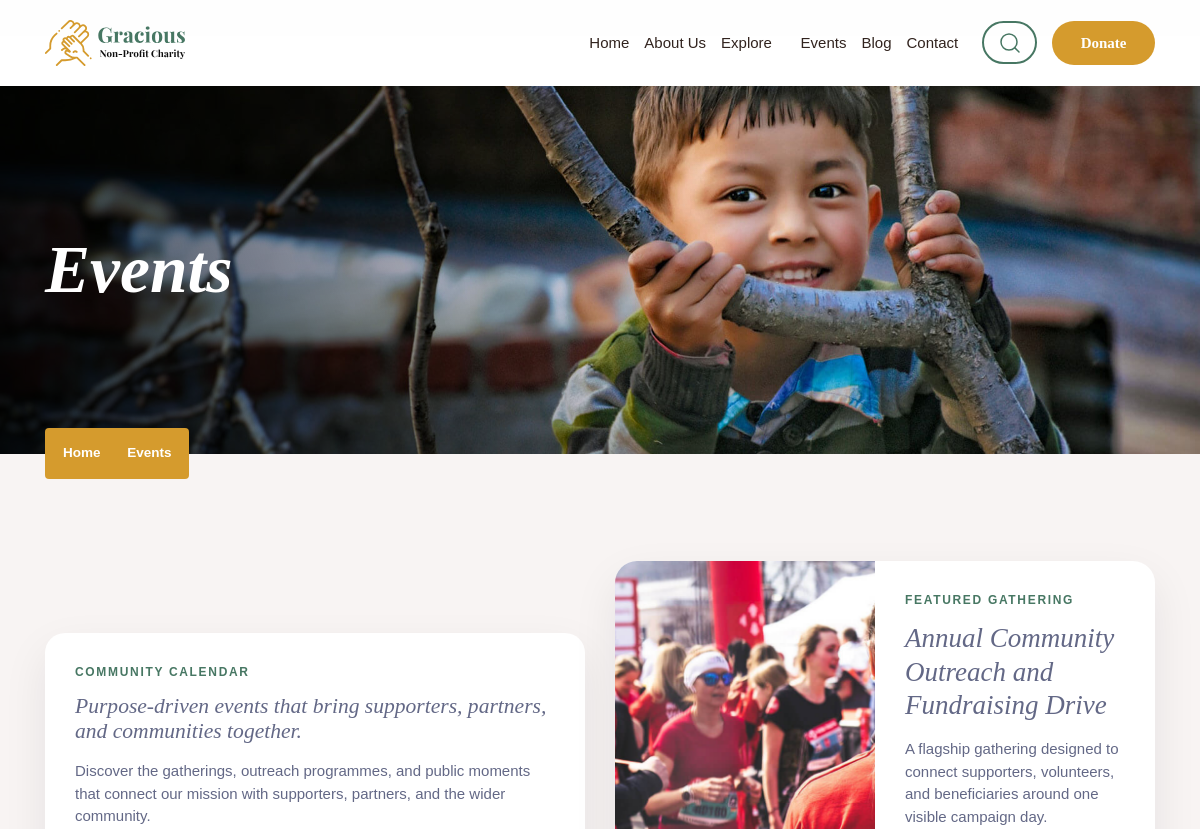
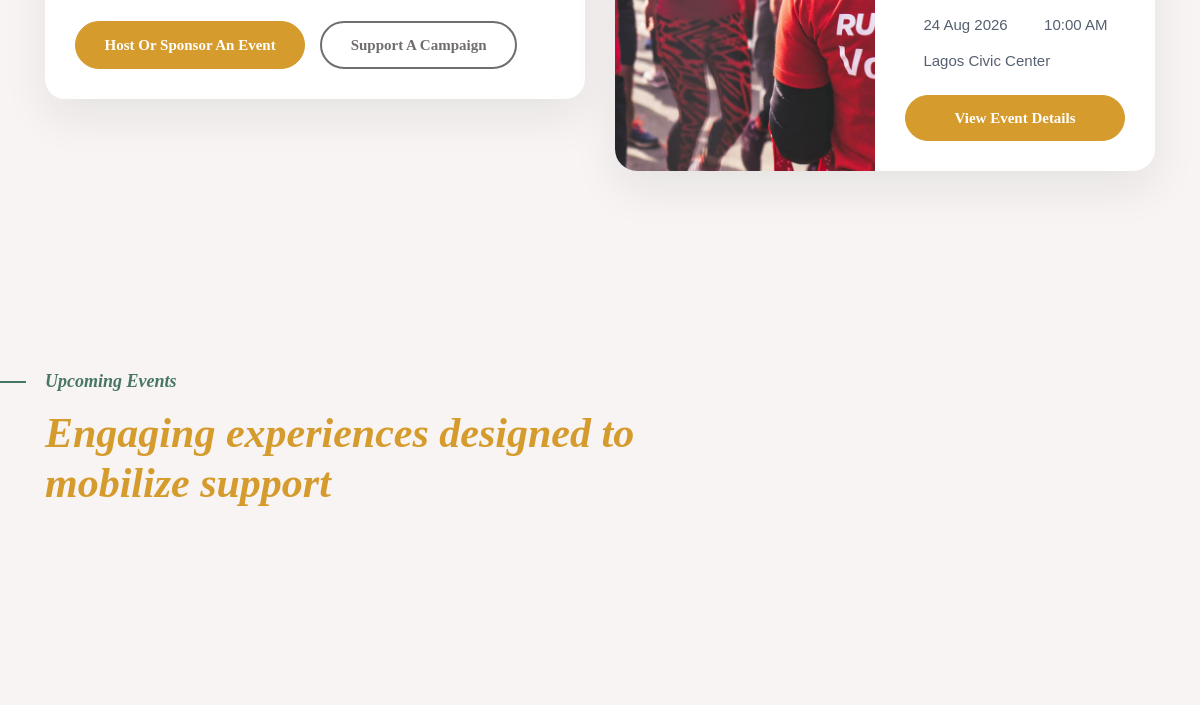
/events.php (upper part), run on an earlier commit of the app's database (2 pictures, top to bottom).
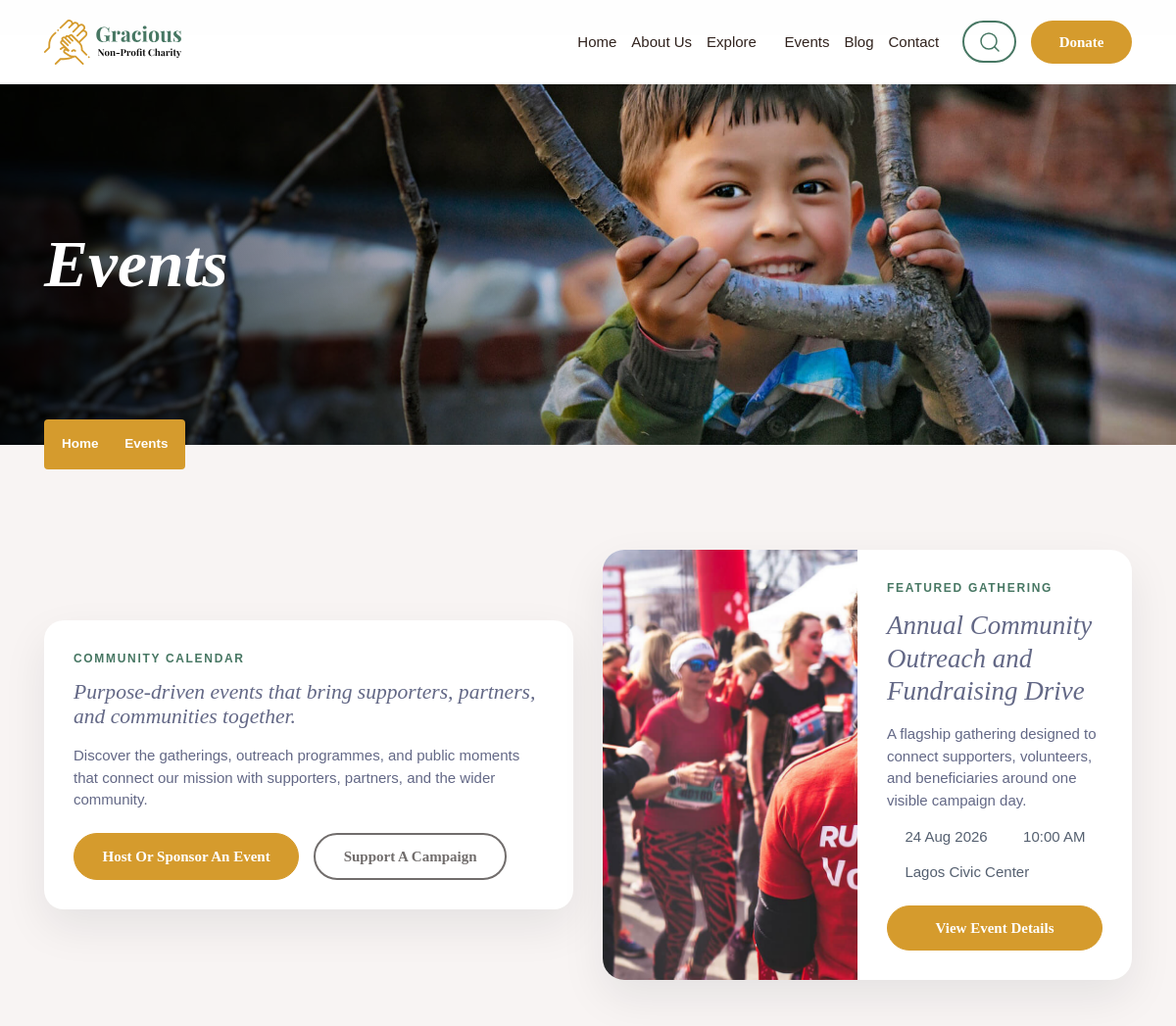
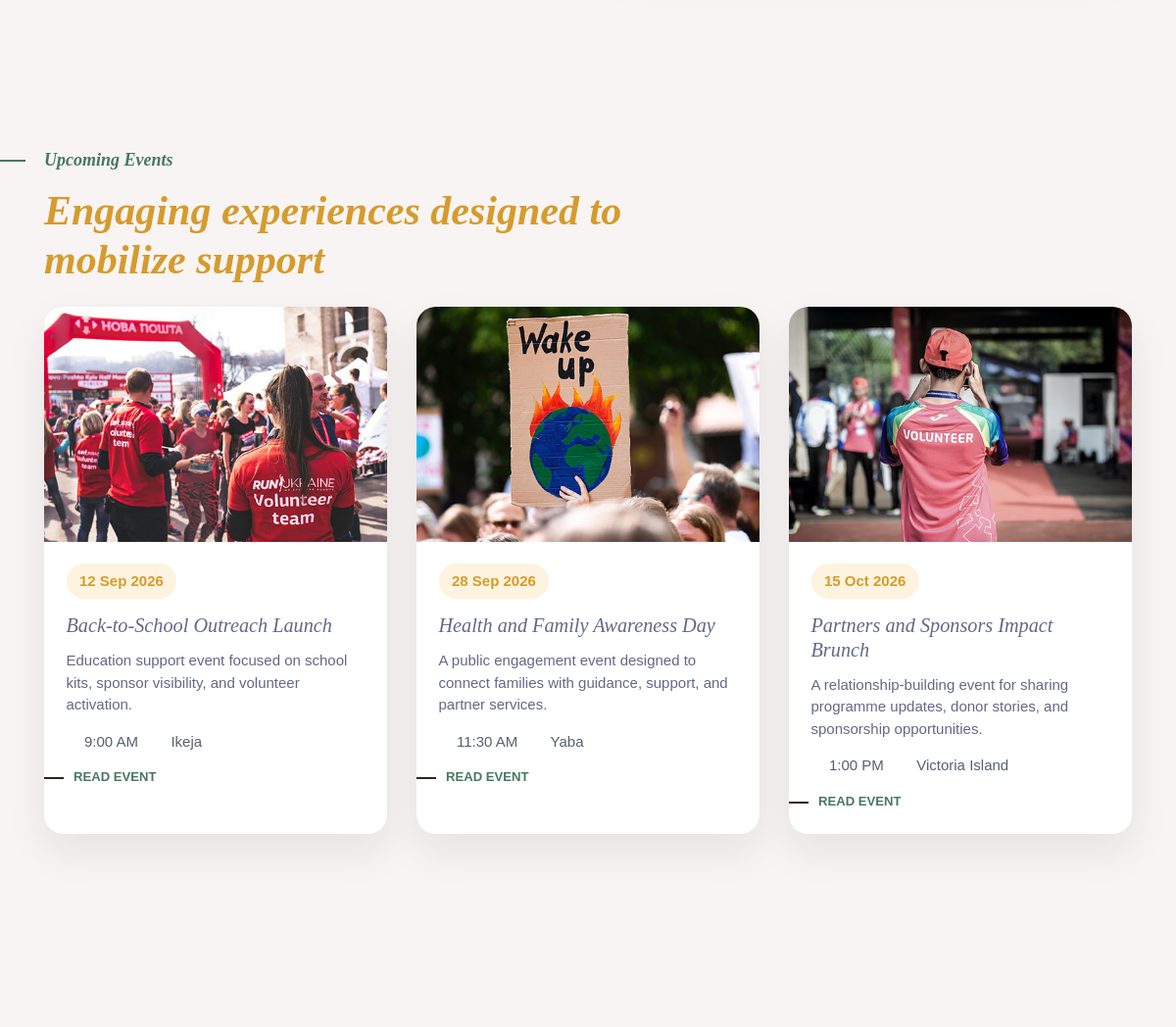
And on a later commit of the database (2 pictures, top to bottom).
### tables this page shows
CREATE TABLE events (
    id BIGINT UNSIGNED AUTO_INCREMENT PRIMARY KEY,
    created_by BIGINT UNSIGNED NULL,
    title VARCHAR(190) NOT NULL,
    slug VARCHAR(190) NOT NULL UNIQUE,
    summary TEXT NULL,
    content LONGTEXT NOT NULL,
    featured_image VARCHAR(255) NULL,
    venue VARCHAR(190) NULL,
    city VARCHAR(120) NULL,
    event_start DATETIME NOT NULL,
    event_end DATETIME NULL,
    registration_url VARCHAR(255) NULL,
    status ENUM('draft', 'published', 'cancelled', 'completed') DEFAULT 'draft',
    is_featured TINYINT(1) DEFAULT 0,
    meta_title VARCHAR(190) NULL,
    meta_description VARCHAR(255) NULL,
    created_at TIMESTAMP DEFAULT CURRENT_TIMESTAMP,
    updated_at TIMESTAMP DEFAULT CURRENT_TIMESTAMP ON UPDATE CURRENT_TIMESTAMP,
    CONSTRAINT fk_events_created_by FOREIGN KEY (created_by) REFERENCES admins(id)
);

### config/database.php (called while the page is built, shortened)
<?php
function database_config(): array
{
    return [
        "driver" => (string) env("DB_DRIVER", "mysql"),
        "host" => (string) env("DB_HOST", "127.0.0.1"),
        "port" => (int) env("DB_PORT", 3306),
        "database" => (string) env("DB_DATABASE", "donation_page"),
        "username" => (string) env("DB_USERNAME", "root"),
        "password" => (string) env("DB_PASSWORD", ""),
        "charset" => (string) env("DB_CHARSET", "utf8mb4"),
    ];
}
function database_dsn(array $config): string
{
    return sprintf(
        "%s:host=%s;port=%d;dbname=%s;charset=%s",
        $config["driver"],
        $config["host"],
        $config["port"],
        $config["database"],
        $config["charset"]
    );
}
function database_connection(): ?PDO
{
    static $pdo = false;
    if ($pdo instanceof PDO) {
        return $pdo;
    }
    $config = database_config();
    try {
        $pdo = new PDO(
            database_dsn($config),
            $config["username"],
            $config["password"],
            [
                PDO::ATTR_ERRMODE => PDO::ERRMODE_EXCEPTION,
                PDO::ATTR_DEFAULT_FETCH_MODE => PDO::FETCH_ASSOC,
            ]
        );
    } catch (Throwable $exception) {
        $pdo = null;
    }
    return $pdo;
}
function db_fetch_all(string $sql, array $params = []): array
{
    $pdo = database_connection();
    $statement = $pdo->prepare($sql);
    $statement->execute($params);
    return $statement->fetchAll();
}
function db_fetch_one(string $sql, array $params = []): ?array
{
    $pdo = database_connection();
    $statement = $pdo->prepare($sql);
    $statement->execute($params);
    $row = $statement->fetch();
    return $row ?: null;
}
function db_table_exists(string $table): bool
{
    $pdo = database_connection();
    $statement = $pdo->prepare("SHOW TABLES LIKE :table_name");
    $statement->execute(["table_name" => $table]);
    return (bool) $statement->fetchColumn();
}

### config/content.php (called while the page is built, shortened)
<?php
function featured_event(): ?array
{
    if (database_available() && db_table_exists("events")) {
        $event = db_fetch_one(
            "SELECT * FROM events
             WHERE status = 'published' AND is_featured = 1
             ORDER BY event_start ASC
             LIMIT 1"
        );
        if ($event) {
            return $event;
        }
    }
    foreach (sample_events() as $event) {
        if ((int) $event["is_featured"] === 1) {
            return $event;
        }
    }
    return sample_events()[0] ?? null;
}
function published_events(int $limit = 20, bool $excludeFeatured = false): array
{
    if (database_available() && db_table_exists("events")) {
        $sql = "SELECT * FROM events WHERE status = 'published'";
        $params = [];
        if ($excludeFeatured) {
            $sql .= " AND is_featured = 0";
        }
        $sql .= " ORDER BY event_start ASC LIMIT {$limit}";
        return db_fetch_all($sql, $params);
    }
    $events = sample_events();
    return array_slice($events, 0, $limit);
}
function format_event_date(string $value): string
{
    $timestamp = strtotime($value);
    return date("j M Y", $timestamp);
}
function format_event_time(string $value): string
{
    $timestamp = strtotime($value);
    return date("g:i A", $timestamp);
}

### config/helpers.php (called while the page is built, shortened)
<?php
function e(string $value): string
{
    return htmlspecialchars($value, ENT_QUOTES, "UTF-8");
}

### events.php (the view, shortened to what the changed rows need)
<?php
$featuredEvent = featured_event();
$upcomingEvents = published_events(6, true);
require __DIR__ . "/includes/explore-header.php";
?>
<section class="wide-tb-100">
    <div class="container">
        <div class="row align-items-center g-4">
            <div class="col-lg-6">
                <div class="explore-intro-card">
                    <h2 class="mb-3">Purpose-driven events that bring supporters, partners, and communities together.</h2>
                </div>
            </div>
            <?php if ($featuredEvent): ?>
                <div class="col-lg-6">
                    <div class="explore-panel event-hero-panel">
                        <div class="event-hero-image">
                            <img src="<?php echo e($featuredEvent["featured_image"]); ?>" alt="<?php echo e($featuredEvent["title"]); ?>">
                        </div>
                        <div class="event-hero-copy">
                            <div class="explore-kicker">Featured Gathering</div>
                            <h3><?php echo e($featuredEvent["title"]); ?></h3>
                            <p><?php echo e($featuredEvent["summary"]); ?></p>
                            <div class="event-meta-list">
                                <span><i class="icofont-calendar"></i> <?php echo e(format_event_date($featuredEvent["event_start"])); ?></span>
                                <span><i class="icofont-clock-time"></i> <?php echo e(format_event_time($featuredEvent["event_start"])); ?></span>
                                <span><i class="icofont-location-pin"></i> <?php echo e($featuredEvent["venue"]); ?></span>
                            </div>
                            <a href="event.php?slug=<?php echo urlencode($featuredEvent["slug"]); ?>" class="btn btn-default mt-4 event-hero-btn">View Event Details</a>
                        </div>
                    </div>
                </div>
            <?php endif; ?>
        </div>
    </div>
</section>
<section class="wide-tb-100 bg-light-gray">
    <div class="container">
        <div class="row align-items-end mb-4">
            <div class="col-lg-7">
                <h1 class="heading-main mb-0">
                    <small>Upcoming Events</small>
                    Engaging experiences designed to mobilize support
                </h1>
            </div>
        </div>
        <div class="row g-4">
            <?php foreach ($upcomingEvents as $event): ?>
                <div class="col-md-6 col-lg-4">
                    <article class="event-card-pro">
                        <a class="event-card-image" href="event.php?slug=<?php echo urlencode($event["slug"]); ?>">
                            <img src="<?php echo e($event["featured_image"]); ?>" alt="<?php echo e($event["title"]); ?>">
                        </a>
                        <div class="event-card-copy">
                            <div class="event-date-pill"><?php echo e(format_event_date($event["event_start"])); ?></div>
                            <h3><a href="event.php?slug=<?php echo urlencode($event["slug"]); ?>"><?php echo e($event["title"]); ?></a></h3>
                            <p><?php echo e($event["summary"]); ?></p>
                            <div class="event-meta-list compact">
                                <span><i class="icofont-clock-time"></i> <?php echo e(format_event_time($event["event_start"])); ?></span>
                                <span><i class="icofont-location-pin"></i> <?php echo e($event["city"] ?: $event["venue"]); ?></span>
                            </div>
                            <a href="event.php?slug=<?php echo urlencode($event["slug"]); ?>" class="read-more-line event-read-more"><span>Read Event</span></a>
                        </div>
                    </article>
                </div>
            <?php endforeach; ?>
        </div>
    </div>
</section>
<?php require __DIR__ . "/includes/explore-footer.php"; ?>

What changed in the data, as far as the page shows it:
added events: featured_image (picture), title "Annual Community Outreach and Fundraising Drive", summary "A flagship gathering designed to connect supporters, volunteers, and beneficiaries around one visible campaign day.", event_start "24 Aug 2026", event_start "10:00 AM", venue "Lagos Civic Center"
added events: featured_image (picture), event_start "12 Sep 2026", title "Back-to-School Outreach Launch", summary "Education support event focused on school kits, sponsor visibility, and volunteer activation.", event_start "9:00 AM", city "Ikeja"
added events: featured_image (picture), event_start "28 Sep 2026", title "Health and Family Awareness Day", summary "A public engagement event designed to connect families with guidance, support, and partner services.", event_start "11:30 AM", city "Yaba"
added events: featured_image (picture), event_start "15 Oct 2026", title "Partners and Sponsors Impact Brunch", summary "A relationship-building event for sharing programme updates, donor stories, and sponsorship opportunities.", event_start "1:00 PM", city "Victoria Island"
Also different on the page:
$featuredEvent["title"]: "Annual Community Outreach and Fundraising Drive" → (not shown)
$featuredEvent["summary"]: "A flagship gathering designed to connect supporters, volunteers, and beneficiaries around one visible campaign day." → (not shown)
format_event_date($featuredEvent["event_start"]): "24 Aug 2026" → (not shown)
format_event_time($featuredEvent["event_start"]): "10:00 AM" → (not shown)
$featuredEvent["venue"]: "Lagos Civic Center" → (not shown)
